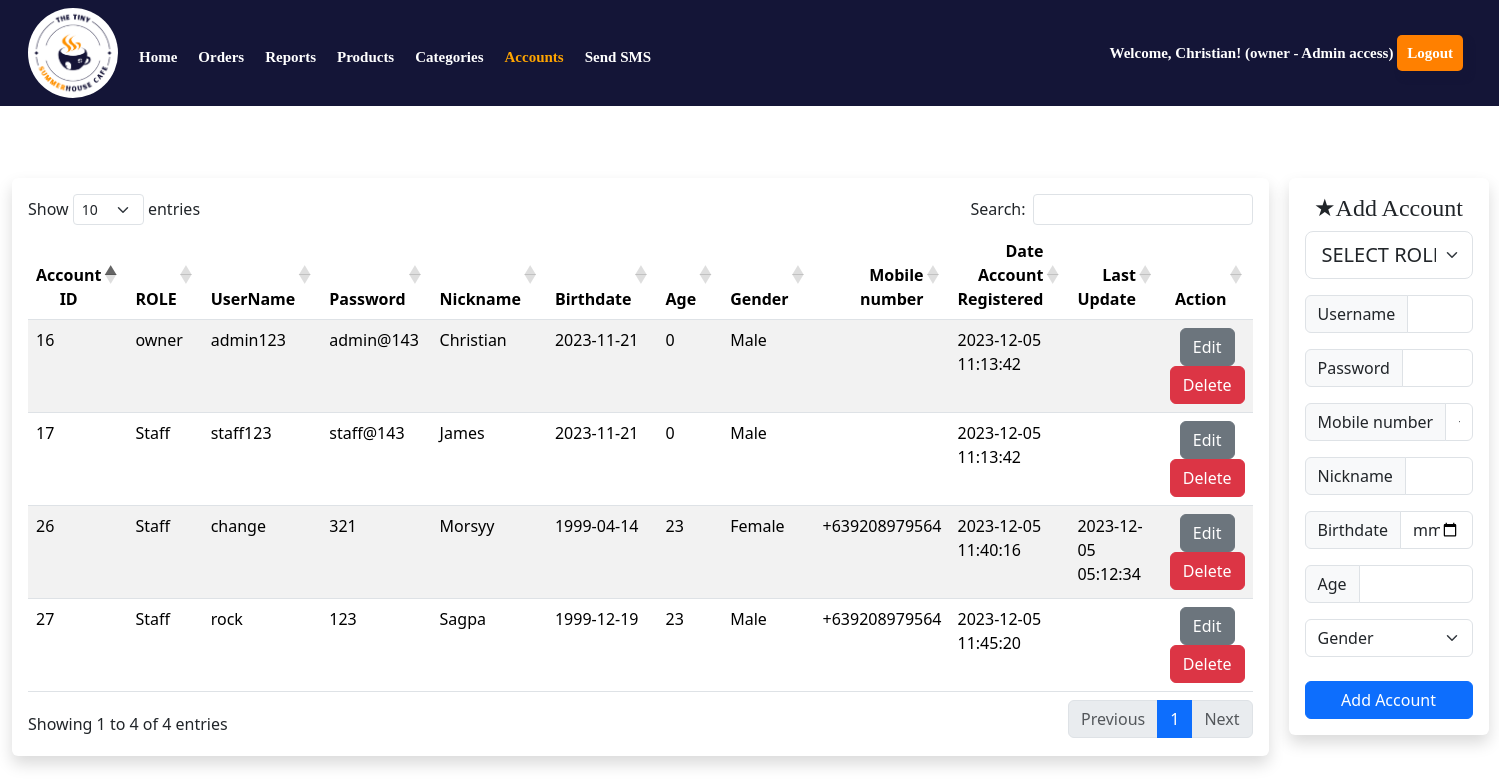
The page /admin/accounts.php (signed in) on the database its author committed.
### tables this page shows
CREATE TABLE `users` (
  `user_id` int(11) NOT NULL,
  `role_id` int(11) NOT NULL,
  `display_name` varchar(55) NOT NULL,
  `birthdate` date NOT NULL DEFAULT current_timestamp(),
  `age` int(11) NOT NULL,
  `gender` enum('Male','Female','Other','') NOT NULL,
  `mobile_num` varchar(55) NOT NULL,
  `username` varchar(255) NOT NULL,
  `password` varchar(255) NOT NULL,
  `registered_at` datetime NOT NULL DEFAULT current_timestamp(),
  `updated_at` datetime DEFAULT NULL
);

CREATE TABLE `roles` (
  `role_id` int(11) NOT NULL,
  `type` varchar(255) NOT NULL,
  `description` varchar(255) NOT NULL
);

### admin/source.php (called while the page is built, shortened)
<?php
    $sqlAccount = "SELECT * FROM users JOIN roles ON users.role_id = roles.role_id";
    $sqlAccount = mysqli_query($conn, $sqlAccount);
    while($accRow = $sqlAccount->fetch_assoc()){
        $accData[] = $accRow;
    }
?>

### admin/accounts.php (the view, shortened to what this page needs)
<?php
    require("../connection/connection.php");
    require("source.php");
?>
<!DOCTYPE html>
<html lang="en">
<head>
    <link rel="stylesheet" href="mystyle.css">
    <link rel="stylesheet" href="../api/datatable.css">
</head>
<body>
    <header class="p-2 header-style">
            <div class="container-fluid">
                <div class="d-flex flex-wrap align-items-center justify-content-center justify-content-lg-start">
                    <a href="admin.php" class="nav-link px-2 text-white"><img src="../images/logo.png" alt="logo" style="height: 90px;width: 90px;border-radius: 50%;object-fit: contain"></a>
                    <ul class="nav col-12 col-lg-auto me-lg-auto mb-2 justify-content-center mb-md-0">
                    <li class="nav-bar mt-2"><a href="admin.php" class="nav-link px-2 text-white">Home</a></li>
                    <li class="nav-bar mt-2"><a href="orders.php" class="nav-link px-2 text-white">Orders</a></li>
                    <li class="nav-bar mt-2"><a href="reports.php" class="nav-link px-2 text-white">Reports</a></li>
                    <li class="nav-bar mt-2"><a href="products.php" class="nav-link px-2 text-white">Products</a></li>
                    <li class="nav-bar mt-2"><a href="categories.php" class="nav-link px-2 text-white">Categories</a></li>
                    <li class="nav-bar mt-2"><a href="accounts.php" class="nav-link px-2" id="active">Accounts</a></li>
                    <li class="nav-bar mt-2"><a href="SMS.php" class="nav-link px-2 text-white">Send SMS</a></li>
                    </ul>
                    <div class="text-end">
                    <form class="col-12 col-lg-auto mb-3 mb-lg-0 me-lg-3" role="search">
                    <span class="text-white">Welcome, <?php echo $_SESSION['displayName']."! "."(".$_SESSION['roleType']." - ".$_SESSION['roleDes'].")" ?></span>
                    <a class="btn-log" href="../logout.php">Logout</a>
                    </div>
                </div>
            </div>
    </header>
    <br>
    <div class="container-fluid mt-5" id="container">
        <div class="shadow p-3 mb-5 bg-body rounded">
            <table id="example" class="table table-striped" style="width:100%">
                <thead>
                    <tr>
                        <th class="text-center">Account ID</th>
                        <th class="text-end">ROLE</th>
                        <th class="text-center">UserName</th>
                        <th class="text-end">Password</th>
                        <th class="text-end">Nickname</th>
                        <th class="text-end">Birthdate</th>
                        <th class="text-end">Age</th>
                        <th class="text-end">Gender</th>
                        <th class="text-end">Mobile number</th>
                        <th class="text-end">Date Account Registered</th>
                        <th class="text-end">Last Update</th>
                        <th class="text-end">Action</th>
                    </tr>
                </thead>
                <tbody>
                        <?php
                            foreach($accData as $accRow){
                        ?>
                    <tr>
                        <td><?php echo $accRow['user_id']; ?></td>
                        <td><?php echo $accRow['type']; ?></td>
                        <td><?php echo $accRow['username']; ?></td>
                        <td><?php echo $accRow['password']; ?></td>
                        <td><?php echo $accRow['display_name']; ?></td>
                        <td><?php echo $accRow['birthdate']; ?></td>
                        <td><?php echo $accRow['age']; ?></td>
                        <td><?php echo $accRow['gender']; ?></td>
                        <td><?php echo $accRow['mobile_num']; ?></td>
                        <td><?php echo $accRow['registered_at']; ?></td>
                        <td><?php echo $accRow['updated_at']; ?></td>
                        <td class="text-center"><form action="accounts.php?userId=<?php echo $accRow['user_id']; ?>" method="POST">
                        <button type="submit" name="accEdit" class="btn btn-secondary">Edit</button>
                        <button type="submit" id="del" class="btn btn-danger" name="deleteAcc">Delete</button></form></td>
                    </tr>
                        <?php } ?>
                </tbody>
            </table>
            </div>
            <form action="<?php htmlspecialchars($_SERVER["PHP_SELF"]) ?>" method="POST">
                <div class="shadow p-3 mb-5 bg-body rounded text-center">
                    <h4 class="sunborn text-center">★Add Account</h4>
                <div>
                <select class="form-select form-select-lg" name="accRole">
                    <option class="text-secondary">SELECT ROLE</option>
                </select>
                <div class="input-group mt-3">
                    <span class="input-group-text">Username</span>
                    <input type="text" class="form-control"  name="accUsername" required>
                </div>
                <div class="input-group mt-3">
                    <span class="input-group-text">Password</span>
                    <input type="password" class="form-control"  name="accPassword" required>
                </div>
                <div class="input-group mt-3 w-auto">
                    <span class="input-group-text">Mobile number</span>
                    <input type="text" placeholder="+639*********" minlength="13" maxlength="13" class="form-control" name="otpNumber" required>
                </div>
                <div class="input-group mt-3">
                    <span class="input-group-text">Nickname</span>
                    <input type="text" class="form-control"  name="accNickname" required>
                </div>
                <div class="input-group mt-3">
                    <span class="input-group-text">Birthdate</span>
                    <input type="date" class="form-control"  name="accBirthdate" required>
                </div>
                <div class="input-group mt-3">
                    <span class="input-group-text">Age</span>
                    <input type="number" class="form-control" min="18" max="70" name="accAge" required>
                </div>
                <select class="form-select mt-3" name="accGender">
                    <option class="text-secondary">Gender</option>
                </select>
                <div class="d-grid gap-2 mt-4">
                    <button class="btn btn-primary" type="submit" name="addAcc">Add Account</button>
                </div>
                </div>
            </form>
        </div>
</body>
</html>

### admin/mystyle.css (style rules this page uses)
.sunborn { font-family: sunborn; }
body { background-color: #fff; margin: 0; padding: 0; font-family: sans-serif; }
.header-style { background-color: rgba(20, 21, 55); font-family: gotham; font-size: 15px; font-weight: bold; }
#active { color: orange; }
.btn-log { text-decoration: none; padding: 10px; background-color: rgb(255, 128, 0); box-shadow: 5px 6px 6px rgba(20, 21, 55); color: #fff; border: none; border-radius: 5px; cursor: pointer; font-size: 15px; transition: background-color 0.2s ease-in-out; }
.nav-bar { margin-left: 5px; }

### admin/accounts.php (style rules this page uses)
#container { display: grid; grid-template-columns: auto auto; column-gap: 20px; }

### rows shown on the page
users: user_id "16", role.type "owner", username "admin123", password "admin@143", display_name "Christian", birthdate "2023-11-21", age "0", gender "Male", registered_at "2023-12-05 11:13:42"
users: user_id "17", role.type "Staff", username "staff123", password "staff@143", display_name "James", birthdate "2023-11-21", age "0", gender "Male", registered_at "2023-12-05 11:13:42"
users: user_id "26", role.type "Staff", username "change", password "321", display_name "Morsyy", birthdate "1999-04-14", age "23", gender "Female", mobile_num "+639208979564", registered_at "2023-12-05 11:40:16", updated_at "2023-12-05 05:12:34"
users: user_id "27", role.type "Staff", username "rock", password "123", display_name "Sagpa", birthdate "1999-12-19", age "23", gender "Male", mobile_num "+639208979564", registered_at "2023-12-05 11:45:20"

### other values the page prints
$_SESSION['displayName'] "Christian"
$_SESSION['roleType'] "owner"
$_SESSION['roleDes'] "Admin access"
